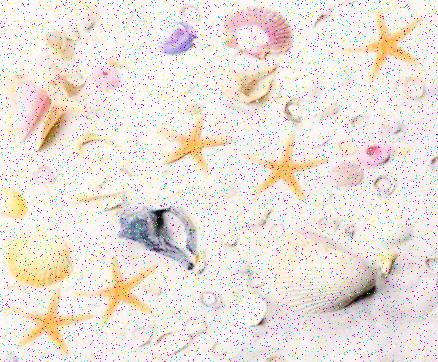
%> input picture Images/Starfish.jpg, 438 x 362 px
$ octave Task4.m   (GNU Octave 9; MATLAB toolbox functions it lacks are replaced by stand-ins)
%> lines starting %> are read from the running program, lines starting %| are printed output that depends on the picture; in (x1, y1, x2, y2) boxes, pixels count from 0 and x2, y2 are one past the last pixel; in counts of white or black regions, pixels touching at a corner belong together; the program's own positions count from 1
% MATLAB script for Assessment Item-1
% Task-4
clear; close all; clc;

% Reading Image.
I = imread('Images/Starfish.jpg');
%> I is the input picture: size 362x438x3 uint8; mean R, G, B 235.5, 226.7, 219.8
figure (1), subplot(1,2,1), imshow(I), title('Orginal');

% Converting to Grayscale.
Igray = rgb2gray(I);
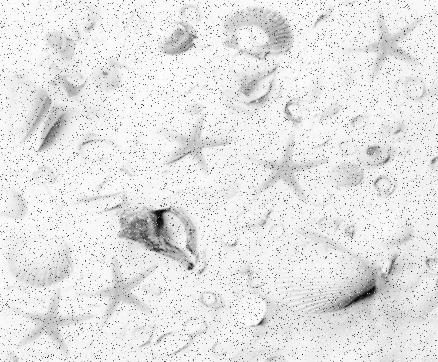
%> Igray: size 362x438 uint8; min 1, max 255, mean 228.6
figure(1), subplot(1,2,2), imshow(Igray), title('Grayscale');

% Convert to Binary Image using Threshold.
thresholdValue = 225;
binaryImage = Igray < thresholdValue;
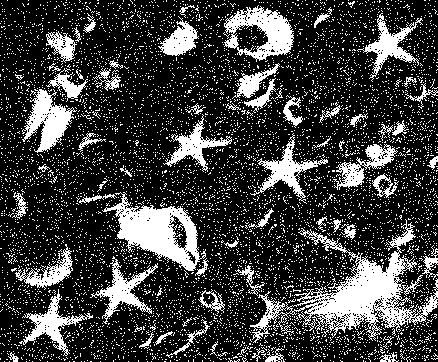
%> binaryImage: size 362x438 logical; 24.3% white; 6808 white regions (6739 under 20 px), largest, box (x1, y1, x2, y2) and area: (250, 219, 438, 343) 6151, (102, 192, 206, 271) 3388, (224, 5, 294, 62) 1963
figure(2), imshow(binaryImage), title("Binary Image");

% Fill the Holes in the Image
binaryImage = imfill(binaryImage, 'holes');
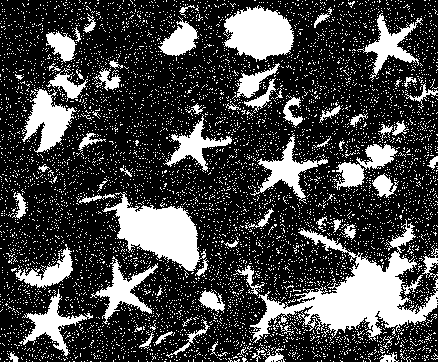
%> binaryImage: size 362x438 logical; 26.8% white; 6766 white regions (6696 under 20 px), largest, box (x1, y1, x2, y2) and area: (250, 219, 438, 343) 7329, (102, 192, 206, 271) 3822, (224, 5, 294, 62) 2732
figure(3), imshow(binaryImage), title('Filling Holes');

% Remove Noise using Average Filter
Kaverage = filter2(fspecial('average',3),binaryImage)/1;
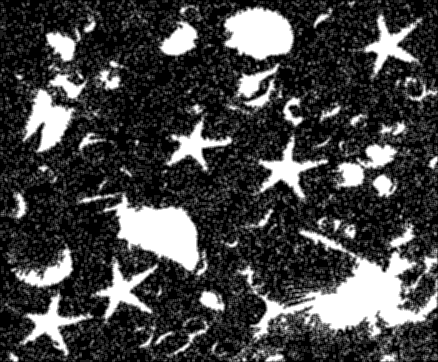
%> Kaverage: size 362x438 double; min 0, max 1, mean 0.268
figure(4), subplot(1,2,1), imshow(Kaverage), title('Average Filter');

% Remove Noise using Median Filter
Kmedian = medfilt2(binaryImage);
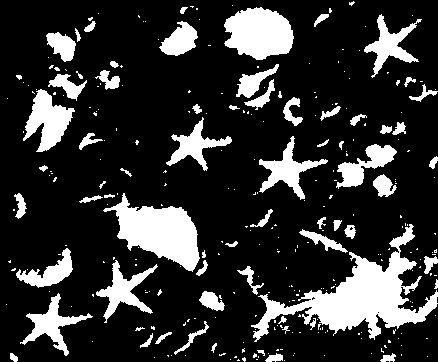
%> Kmedian: size 362x438 logical; 19.5% white; 299 white regions (231 under 20 px), largest, box (x1, y1, x2, y2) and area: (251, 224, 438, 342) 6733, (103, 193, 200, 272) 3771, (224, 7, 294, 60) 2724
figure(4), subplot(1,2,2), imshow(Kmedian), title('Median Filter');

% Remove objects fewer than 100 pixels.
bw = bwareaopen(Kmedian,100);
figure(5), imshow(bw), title('Removing objects < 100 pixels');

% Fill Gaps in the Image.
se = strel('disk',4);
bw = imclose(bw,se);
%> bw: size 362x438 logical; 18.9% white; 27 white regions, largest, box (x1, y1, x2, y2) and area: (237, 224, 438, 342) 8010, (103, 193, 200, 272) 3816, (224, 7, 294, 60) 2751

% Fill the Holes in the Image again.
bw = imfill(bw,'holes');
figure(6), imshow(bw), title('Filling Gaps & Holes');

% Label the Objects in the Image.
labeledImage = bwlabel(bw);
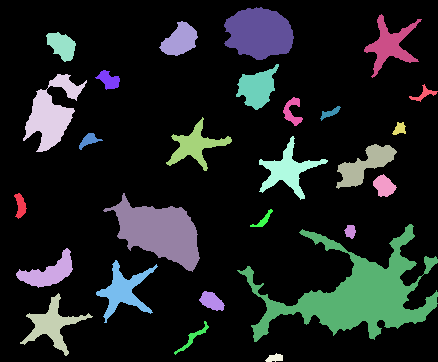
%> labeledImage: size 362x438 double; 28 distinct labels, from 0 to 27; one colour per label, 0 black

% Measure Image Region
measurements = regionprops(labeledImage,'Area','Perimeter');
%> measurements = 27 regions; largest, Area and Perimeter: 8010 1084.5, 3816 307.4, 2751 209, 2175 331.2, 1325 274.8

allAreas = [measurements.Area];
%> allAreas = 27 values, max 8010 at index 16, min 108 at index 19, mean 1113.8
allPerimeters = [measurements.Perimeter];
%> allPerimeters = 27 values, max 1084.5 at index 16, min 38.75 at index 23, mean 179.1

% Roundness of the object calculation
circularities = allPerimeters.^2 ./ (4*pi*allAreas);
%> circularities = 27 values, max 11.68 at index 16, min 1.01 at index 23, mean 2.83

% Area Range for the Starfish
maxAllowableArea = 2000;
Starfish = circularities < 6 & allAreas < maxAllowableArea;
%> Starfish = 27 logical values, 23 true

Objects = find(Starfish);
%> Objects = 23 values from 1 to 27
bw = ismember(labeledImage, Objects) > 0;
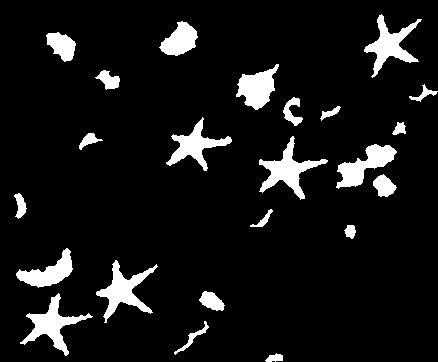
%> bw: size 362x438 logical; 8.4% white; 23 white regions, largest, box (x1, y1, x2, y2) and area: (259, 136, 328, 200) 1325, (96, 260, 158, 323) 1278, (20, 293, 93, 356) 1272
figure(7), imshow(bw), title('Object within the Range');

% Extracting the objects
%> (the run ends here)
